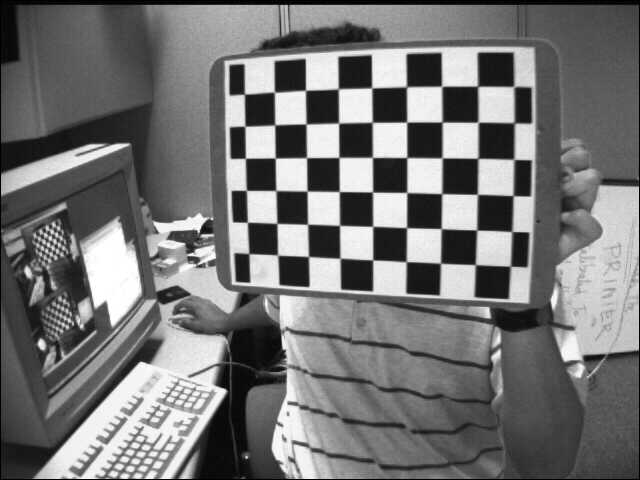
#> input picture data/calibration/left01.jpg, 640 x 480 px
$ python -i filtering.py   (imports and definitions only)   (older library calls are emulated)
#> lines starting #> are read from the running program, lines starting #| are printed output that depends on the picture
#> further down, picture is the input picture: shape (480, 640); min 0, max 255, mean 116.6
"""Task 1B: noise, spatial filtering, FFT filtering, Sobel and Canny edges."""
import cv2
import numpy as np


# [9 lines left out: function load_image, not called in this run]


def to_gray(bgr):
    return cv2.cvtColor(bgr, cv2.COLOR_BGR2GRAY)


# [20 lines left out: functions add_gaussian_noise, add_salt_pepper_noise, apply_filters, not called in this run]


def mse(clean, other):
    diff = clean.astype(np.float64) - other.astype(np.float64)
    return float(np.mean(diff ** 2))


def psnr(clean, other):
    return float(10 * np.log10(255 ** 2 / mse(clean, other)))


# [20 lines left out: functions fft_log_spectrum, fft_filter, not called in this run]


def sobel_edges(gray):
    """Smooth with a Gaussian (gradients amplify noise), then return Gx, Gy and the gradient magnitude."""
    smooth = cv2.GaussianBlur(gray, (5, 5), 1.2)
    gx = cv2.Sobel(smooth, cv2.CV_64F, 1, 0, ksize=3)      # CV_64F keeps negative gradients
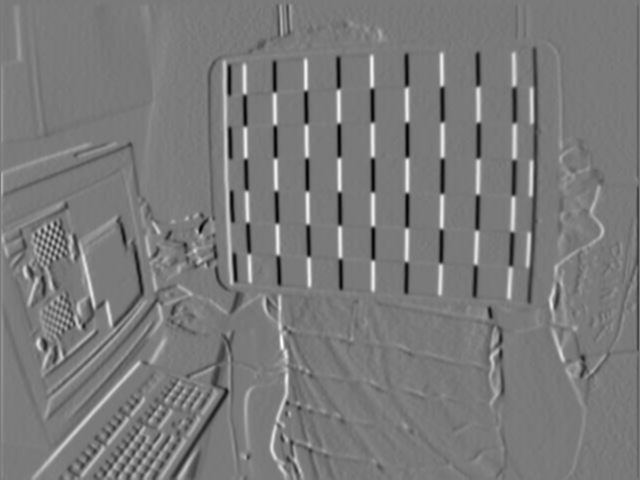
#> gx: shape (480, 640) float64; min -467, max 507, mean 0.6; drawn with min black and max white
    gy = cv2.Sobel(smooth, cv2.CV_64F, 0, 1, ksize=3)
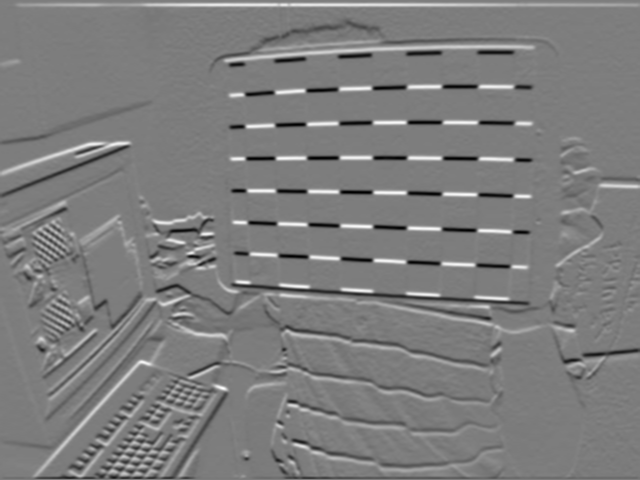
#> gy: shape (480, 640) float64; min -468, max 485, mean 1.2; drawn with min black and max white
    return gx, gy, np.hypot(gx, gy)


def canny_edges(gray, low=80, high=160):
    smooth = cv2.GaussianBlur(gray, (5, 5), 1.2)
    return cv2.Canny(smooth, low, high)

>>> import cv2
>>> picture = cv2.imread('../data/calibration/left01.jpg', cv2.IMREAD_GRAYSCALE)
>>> result = sobel_edges(picture)

$ run again, on data/calibration/left02.jpg
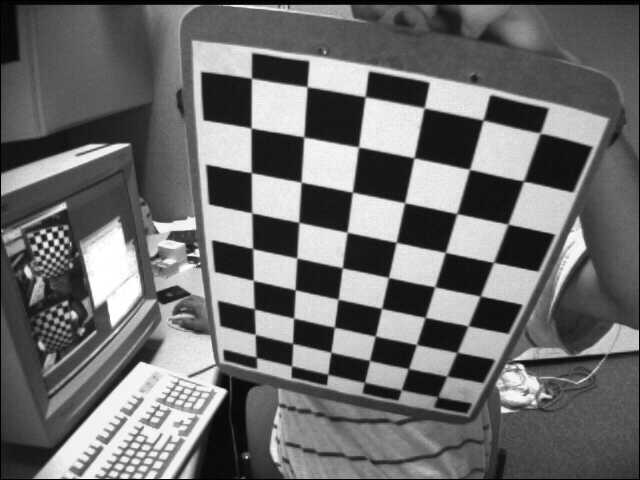
#> input picture data/calibration/left02.jpg, 640 x 480 px
#> picture is the input picture: shape (480, 640); min 0, max 255, mean 109
#> in sobel_edges, `gx = cv2.Sobel(smooth, cv2.CV_64F, 1, 0, ksize=3)`:
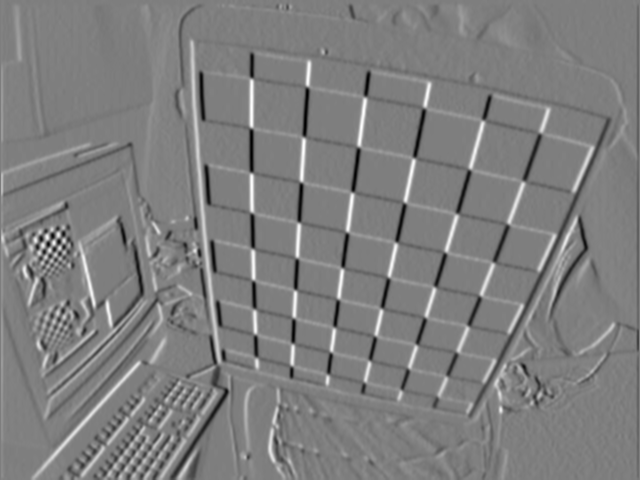
#> gx: shape (480, 640) float64; min -428, max 432, mean 0.3; drawn with min black and max white
#> in sobel_edges, `gy = cv2.Sobel(smooth, cv2.CV_64F, 0, 1, ksize=3)`:
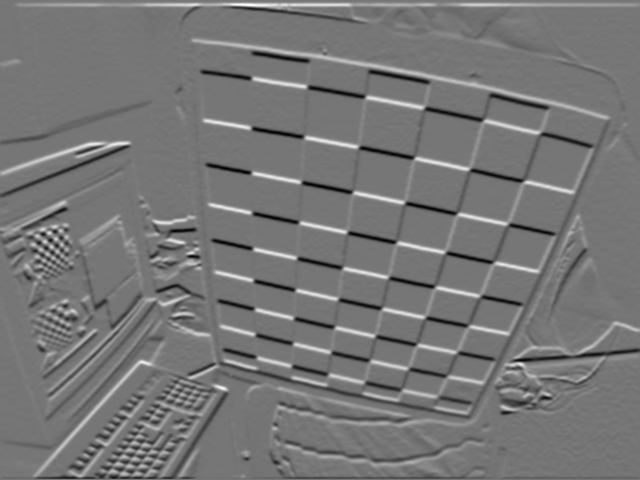
#> gy: shape (480, 640) float64; min -441, max 510, mean 1.2; drawn with min black and max white

$ run again, on data/calibration/left03.jpg
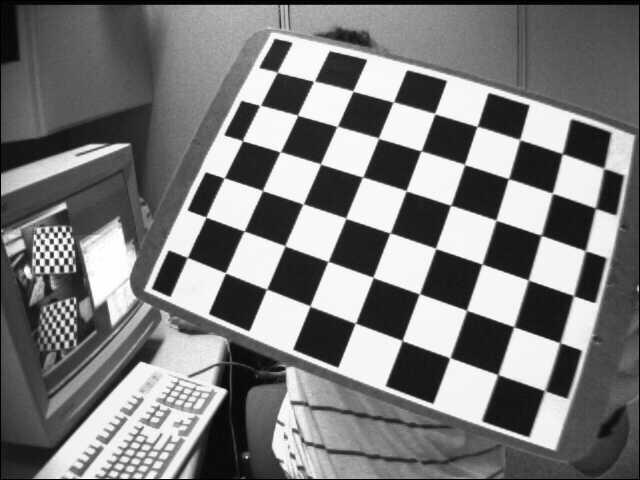
#> input picture data/calibration/left03.jpg, 640 x 480 px
#> picture is the input picture: shape (480, 640); min 0, max 255, mean 122.9
#> in sobel_edges, `gx = cv2.Sobel(smooth, cv2.CV_64F, 1, 0, ksize=3)`:
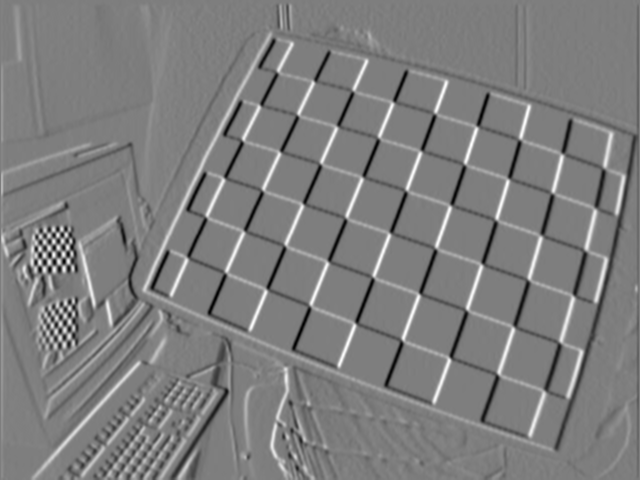
#> gx: shape (480, 640) float64; min -452, max 460, mean 0.2; drawn with min black and max white
#> in sobel_edges, `gy = cv2.Sobel(smooth, cv2.CV_64F, 0, 1, ksize=3)`:
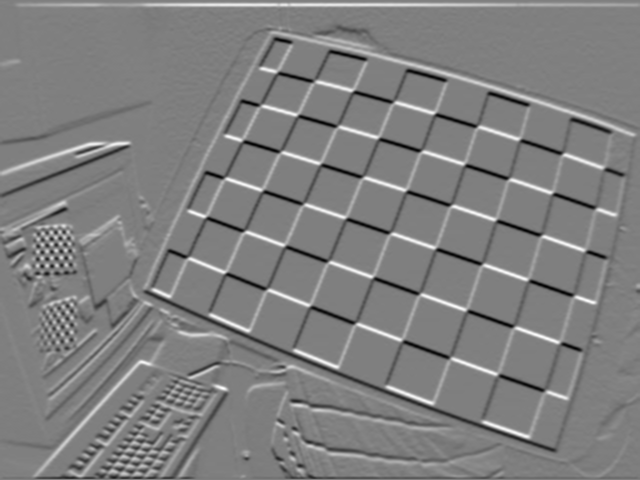
#> gy: shape (480, 640) float64; min -481, max 481, mean 1.2; drawn with min black and max white

$ run again, on data/calibration/left04.jpg
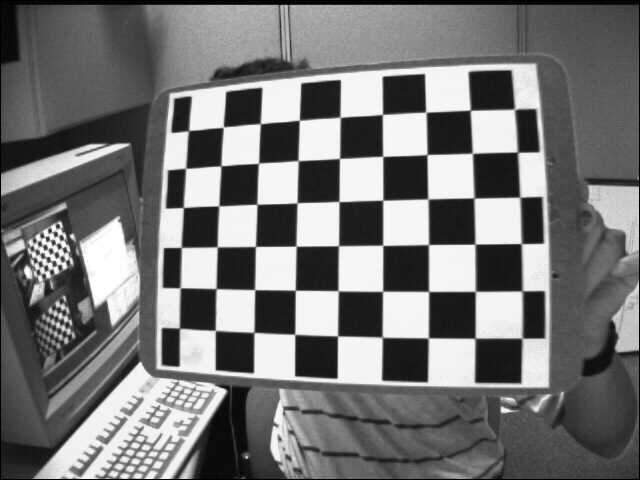
#> input picture data/calibration/left04.jpg, 640 x 480 px
#> picture is the input picture: shape (480, 640); min 0, max 255, mean 117.8
#> in sobel_edges, `gx = cv2.Sobel(smooth, cv2.CV_64F, 1, 0, ksize=3)`:
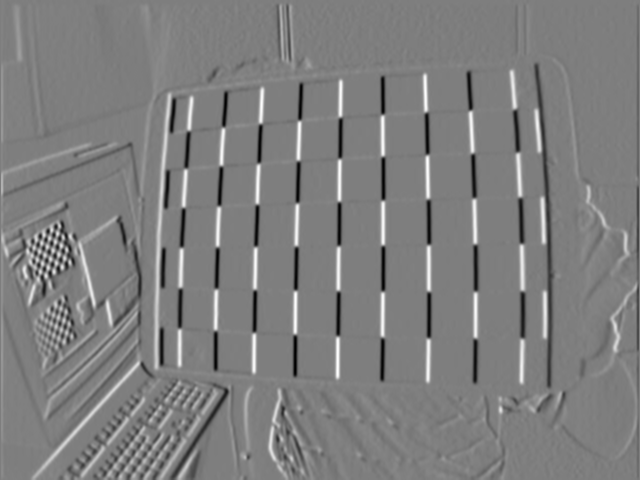
#> gx: shape (480, 640) float64; min -476, max 482, mean 0.5; drawn with min black and max white
#> in sobel_edges, `gy = cv2.Sobel(smooth, cv2.CV_64F, 0, 1, ksize=3)`:
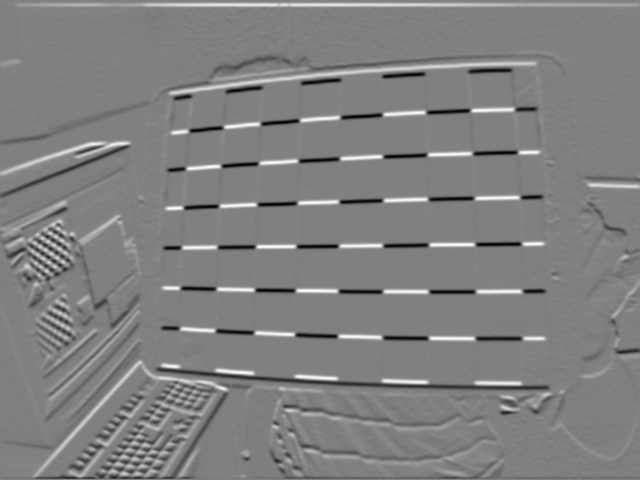
#> gy: shape (480, 640) float64; min -496, max 489, mean 1.1; drawn with min black and max white
